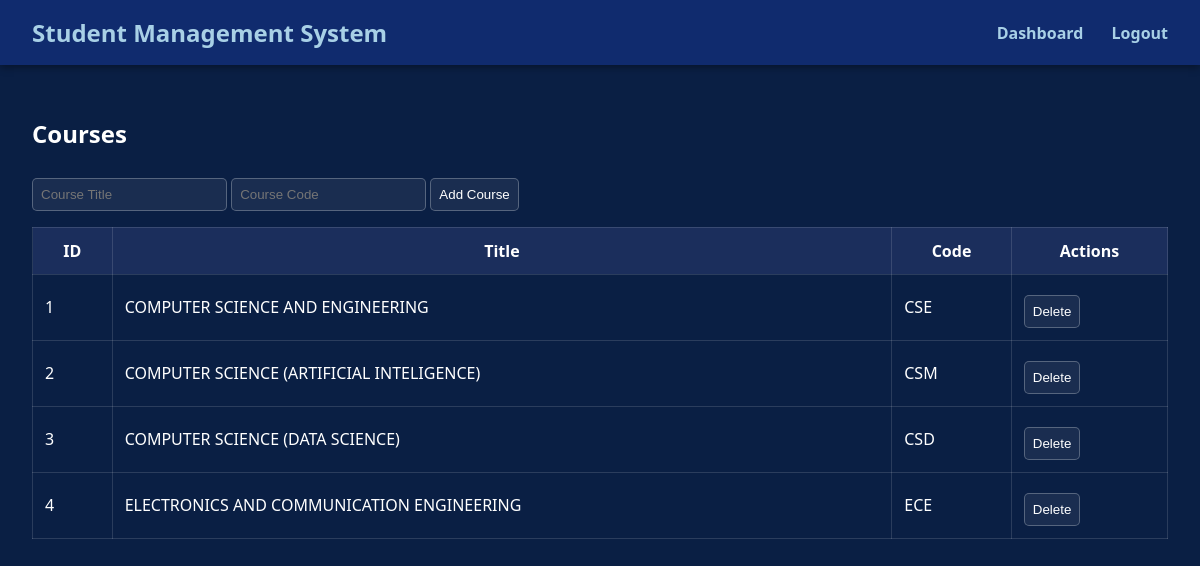
Screenshot of /courses (signed in) with the database file from the repository.
### models.py (models this page shows)
class Course(db.Model):
    id = db.Column(db.Integer, primary_key=True)
    title = db.Column(db.String(100), nullable=False)
    code = db.Column(db.String(20), unique=True, nullable=False)
    attendance_records = db.relationship('Attendance', back_populates='course', cascade='all, delete-orphan')
    grades = db.relationship('Grade', back_populates='course', cascade='all, delete-orphan')
    enrollments = db.relationship('Enrollment', back_populates='course', cascade='all, delete-orphan')

### app.py (the view)
@app.route('/courses', methods=['GET', 'POST'])
@login_required
def manage_courses():
    if request.method == 'POST':
        title = request.form['title']
        code = request.form['code']
        course = Course(title=title, code=code)
        db.session.add(course)
        db.session.commit()
    courses = Course.query.all()
    return render_template('courses.html', courses=courses)

### app.py (called while the page is built)
@login_manager.user_loader
def load_user(user_id):
    return User.query.get(int(user_id))

### templates/courses.html (shortened to what this page needs)
{% extends 'base.html' %}
{% block content %}
    <h2>Courses</h2>
    <form method="POST">
        <input type="text" name="title" placeholder="Course Title">
        <input type="text" name="code" placeholder="Course Code">
        <button type="submit">Add Course</button>
    </form>
    <table>
    <thead>
        <tr><th>ID</th><th>Title</th><th>Code</th><th>Actions</th></tr>
    </thead>
    <tbody>
        {% for course in courses %}
        <tr>
            <td>{{ course.id }}</td>
            <td>{{ course.title }}</td>
            <td>{{ course.code }}</td>
            <td>
                <form method="POST" action="{{ url_for('delete_course', course_id=course.id) }}" style="display:inline;">
                    <button type="submit" onclick="return confirm('Are you sure you want to delete this course?');">Delete</button>
                </form>
            </td>
        </tr>
        {% endfor %}
    </tbody>
</table>
{% endblock %}

### templates/base.html (shortened to what this page needs)
<!DOCTYPE html>
<html lang="en">
<head>
</head>
<body>
    <header>
        <div class="header-left">
            <h1>Student Management System</h1>
        </div>
        <nav>
            {% if current_user.is_authenticated %}
                <a href="{{ url_for('dashboard') }}">Dashboard</a>
                <a href="{{ url_for('logout') }}">Logout</a>
            {% else %}
                <a href="{{ url_for('login') }}">Login</a>
            {% endif %}
        </nav>
    </header>
    <div class="container">
        {% block content %}{% endblock %}
    </div>
</body>
</html>

### templates/base.html (style rules this page uses)
body { margin: 0; font-family: 'Segoe UI', sans-serif; background-color: #0a1f44; color: #ffffff; }
header { background-color: #102b6e; padding: 1rem 2rem; display: flex; justify-content: space-between; align-items: center; box-shadow: 0 2px 8px rgba(0, 0, 0, 0.4); }
.header-left h1 { margin: 0; font-size: 1.5rem; color: #a8d0e6; }
nav a { margin-left: 1.5rem; color: #a8d0e6; text-decoration: none; font-weight: bold; transition: color 0.3s ease; }
.container { padding: 2rem; }
table { width: 100%; border-collapse: collapse; margin-top: 1rem; }
th, td { padding: 0.75rem; border: 1px solid #ffffff22; }
th { background-color: #1b2e5c; }
input, select, button { padding: 0.5rem; margin-top: 0.5rem; background-color: #ffffff11; color: white; border: 1px solid #ffffff44; border-radius: 5px; }

### rows the page displays
Course: id "1", title "COMPUTER SCIENCE AND ENGINEERING", code "CSE"
Course: id "2", title "COMPUTER SCIENCE (ARTIFICIAL INTELIGENCE)", code "CSM"
Course: id "3", title "COMPUTER SCIENCE (DATA SCIENCE)", code "CSD"
Course: id "4", title "ELECTRONICS AND COMMUNICATION ENGINEERING", code "ECE"
